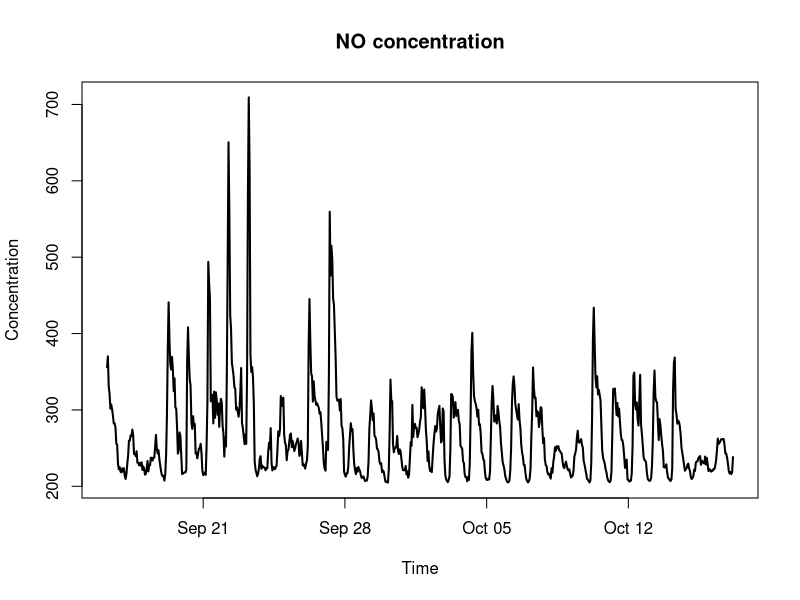
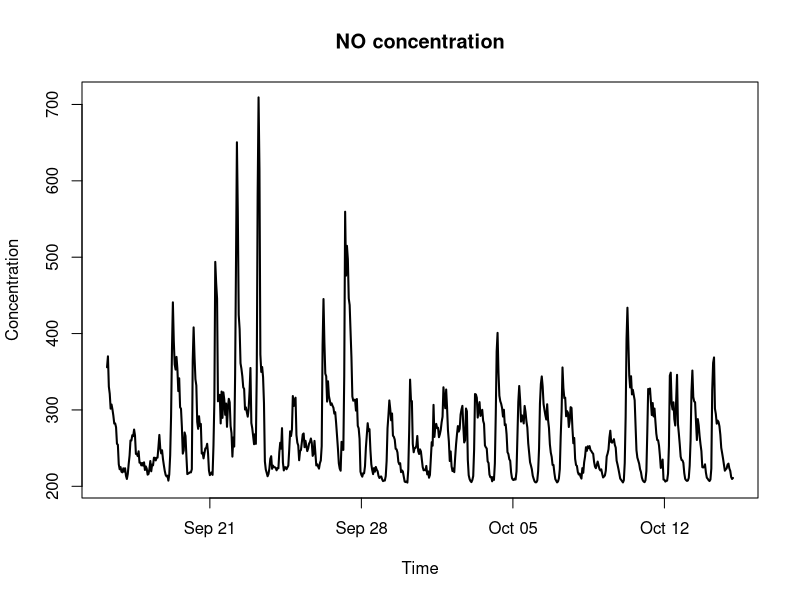
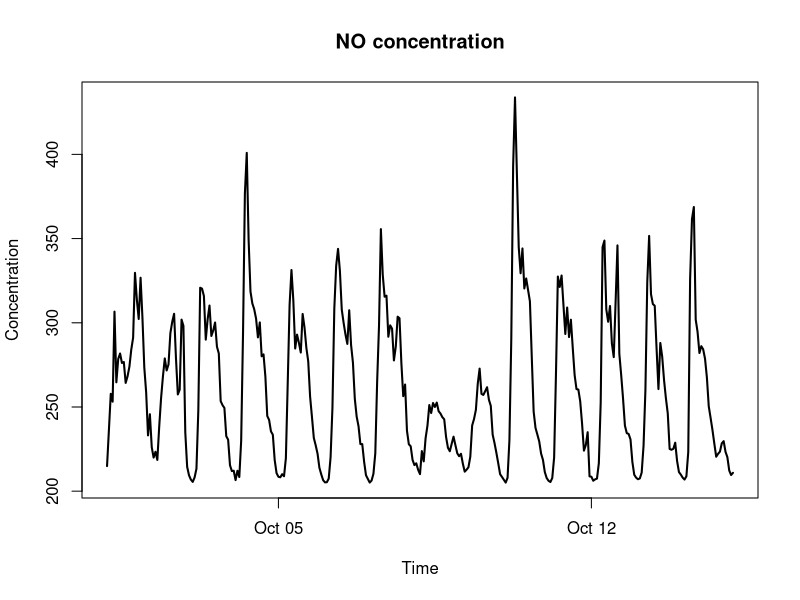
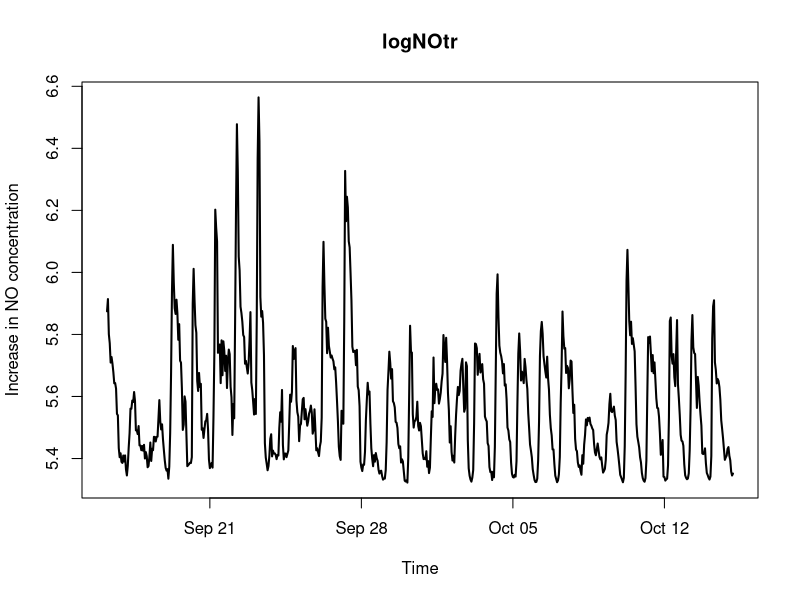
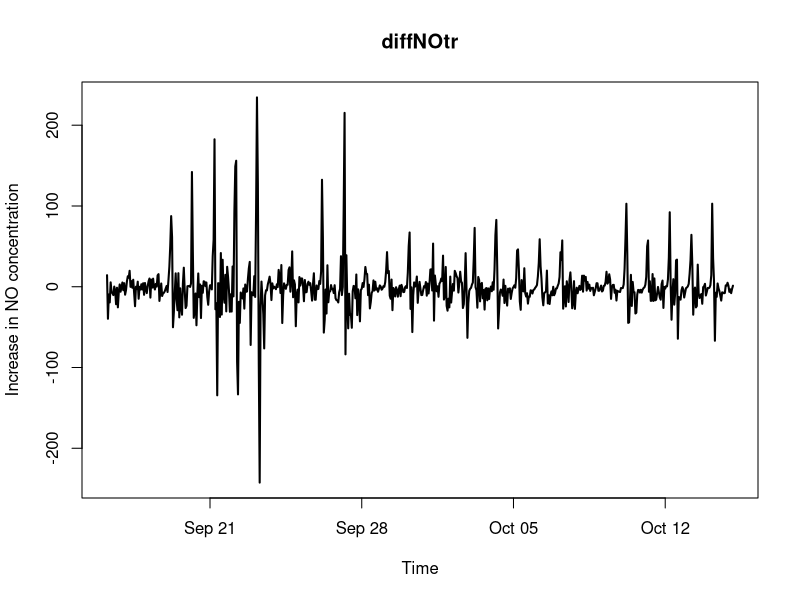
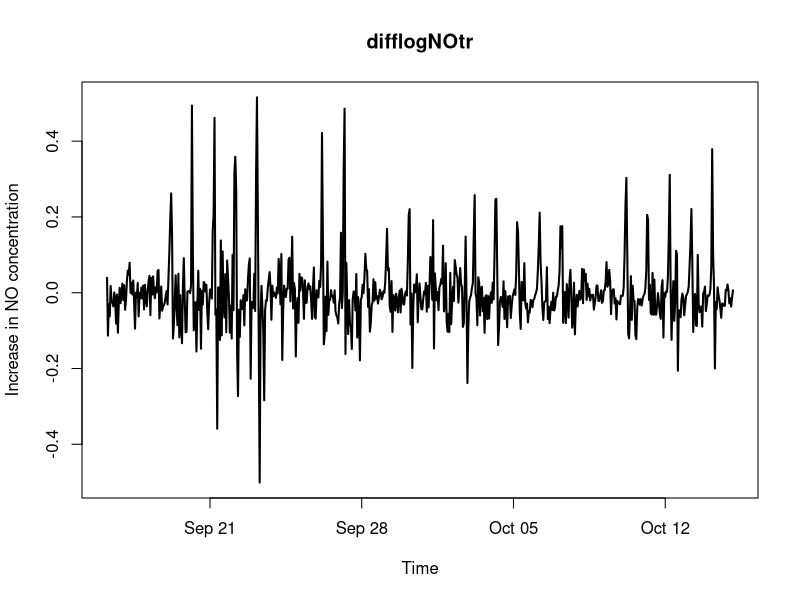
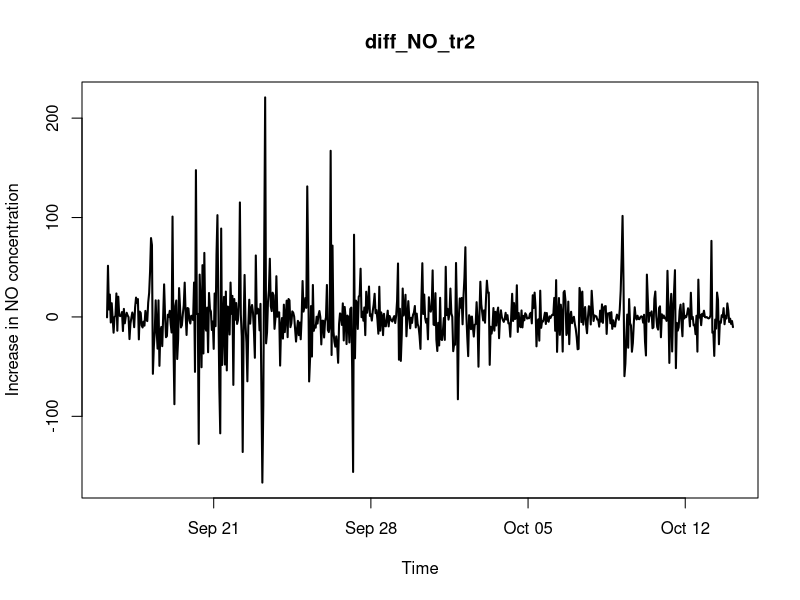
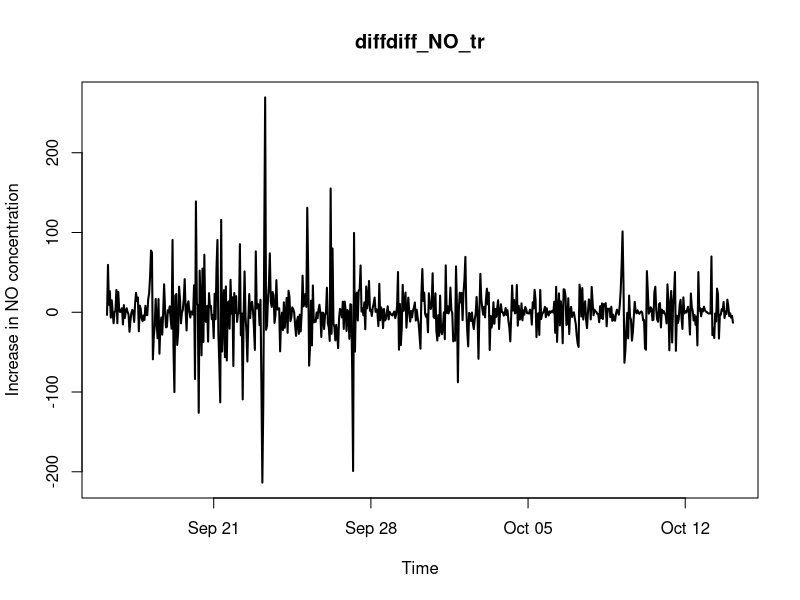

Generate these figures, in order, with R: (Note: this script raises an error after producing the figures.)

plot_timeSeries <- function(X,Y, name, xlabel, ylabel, lwd, gp){
  # gp: If set to 1, then it generates a physical image
  if (gp == 1){
    png(file = name,width=800, height = 600, res=130) 
  }
  # Size and aspect ratio could be width=400,height=350,res=45
  plot(X, Y, 
       type = "l",                     # Draw as a line
       lwd= lwd,                         # Line width
       main= name, # Title of the graph
       xlab=xlabel,            # x label
       ylab=ylabel
       
       )                  # y label
  
  if (gp == 1){
    dev.off()
  }
}

plot_acfpacf <- function(X, name, Nlag, gp){
  # gp: If set to 1, then it generates a physical image
  if (gp == 1){
    png(file = name,width=800, height = 600, res=130) 
  }
  par(mfrow=c(2,1), mar=c(3,3,1,1), mgp=c(2,0.7,0))
  acf(X, lag.max = Nlag )
  pacf(X, lag.max = Nlag )
  
  #title(name); 
        
  if (gp == 1){
    dev.off()
  }
}

plot_SigACFPACF <- function(residuals, Nlag){
  par(mfrow=c(3,1), mar=c(3,3,1,1), mgp=c(2,0.7,0))
  plot(residuals, type="l")
  acf(residuals, lag.max = Nlag)
  pacf(residuals, lag.max = Nlag)
}

################ Question 3-1 ######################
## Loading and preparing the data:
myData = read.csv("./A3_jagt_NOx.csv", sep = ",") # read the csv
date = as.matrix(myData[,1])   # Get the date
hour = as.matrix(myData[,2])   # Get the hour
NO = as.matrix(myData[,3])     # Get the NO concentration 

Nsam = dim(NO)[1]             # Number of samples

# Convert date and hour to timestamp
# casa = as.matrix(strsplit(hour, "-"))[1,]    # Useless
hour <-substr(as.character(hour),2,3)
myTimeStamp <- as.POSIXlt(paste(as.character(date),hour),format="%d-%m %H")

## We reverse the data !!
myTimeStamp = rev(myTimeStamp)
NO = rev(NO)

NO = NO + 200   # Supermean


# Vars for plotting
minNO = min(NO)
maxNO = max(NO)
rangeNO = maxNO - minNO

### Split data into train and test
Ntst = 48
tr_indx = 1:(Nsam - Ntst)  # Indexes for estimating
Ntr = length(tr_indx)
tst_indx = (Ntr + 1):Nsam   # Indexes for estimating
Ntst = length(tst_indx)

# Obtain data
myTimeStamp_tr = myTimeStamp[tr_indx]
myTimeStamp_tst = myTimeStamp[tst_indx]

NO_tr = NO[tr_indx]
NO_tst = NO[tst_indx]

## Do the plotting and saving it into an image
plot_timeSeries(myTimeStamp, NO, "NO concentration", "Time", "Concentration", 2, 0)

Nmaxsam = Ntr # 
plot_timeSeries(myTimeStamp_tr[1:Nmaxsam], NO_tr[1:Nmaxsam], "NO concentration", 
                "Time", "Concentration", 2, 0)
## Do the plotting and saving it into an image
Nmaxsam = 24*7*2
plot_timeSeries(myTimeStamp_tr[(Ntr -Nmaxsam):Ntr], NO_tr[(Ntr -Nmaxsam):Ntr], 
                "NO concentration", "Time", "Concentration", 2, 0)

############## Transformations of the data !##############
diff_NO_tr = diff(NO_tr)
diff_NO_tr2 = diff(NO_tr, lag = 24)
log_NO_tr = log(NO_tr)

# The next two are the same
difflog_NO_tr = diff(log_NO_tr)  # -1 due to the return
normdiff_NO_tr = log( 1 + diff_NO_tr / NO_tr[-Ntr]) # -1 due to the return

## Difference twice!!
diffdiff_NO_tr = diff(diff_NO_tr, lag = 24)

## Get rid of part of the seasonal component !!
n = 24   # Differentiation
diff_NO_tr2 = NO_tr[-1] - 0.9*NO_tr[-Ntr]
Ntr_aux = Ntr - 1
diff_NO_tr2 = diff_NO_tr[(n+1):(Ntr_aux)] - 0.8*diff_NO_tr[1:(Ntr_aux-n)]

##############################################
######  PLOTTING
par(mfrow=c(1,1))

plot_timeSeries(myTimeStamp_tr, log_NO_tr, "logNOtr", "Time", 
                "Increase in NO concentration",2,0)

plot_timeSeries(myTimeStamp_tr[-Ntr], diff_NO_tr, "diffNOtr", "Time", 
                "Increase in NO concentration",2,0)

plot_timeSeries(myTimeStamp_tr[-Ntr], difflog_NO_tr, "difflogNOtr", "Time", 
                "Increase in NO concentration",2,0)
plot_timeSeries(myTimeStamp_tr[1:(Ntr-25)], diff_NO_tr2, "diff_NO_tr2", "Time", 
                "Increase in NO concentration",2,0)

plot_timeSeries(myTimeStamp_tr[1:(Ntr-25)], diffdiff_NO_tr, "diffdiff_NO_tr", 
                "Time", "Increase in NO concentration",2,0)
plot_timeSeries(myTimeStamp_tr[1:(Ntr-25)], diff_NO_tr2, "diff_NO_tr2", 
                "Time", "Increase in NO concentration",2,0)

#######################################
###### CHECK STATIONARITY
library(tseries)
adf.test(NO_tr, alternative = "stationary",k = 24)
adf.test(diff_NO_tr, alternative = "stationary",k = 24)
adf.test(log_NO_tr, alternative = "stationary",k = 24)
# Since the p-value is less than 0.01, and being the alrernatyive hyp 
# that the signal is stationary. The p-value, the probability of observing
# data more extreme that ours given the null-hypotesis 
# (opposite to alternative hypotesis)
# Since the probability of observing data that is more extreme is very low,
# Then the null hypotesis is rejected, because the data obtained is very unlikely
# under the null hypotesis.

## RANGE-MEAN


par(mfrow=c(2,2), mgp=c(2,0.7,0))
LenS = 12
Ranges = c()
Means = c()

lens = c(4,12,18,24)
for( LenS in lens){
  for (i in 1:(Ntr - LenS)){
    window = NO_tr[i:(i+LenS)]
    range = max(window) - min(window)
    mean = mean(window)
    Ranges = c(Ranges, range)
    Means = c(Means, mean)
  }
  plot(Means,
       Ranges, 
       lwd= lwd,                         # Line width
       main= paste("Mean-Range l = ", toString(LenS)), # Title of the graph
       xlab="Mean",            # x label
       ylab="Range")
}

################ Question 2 ######################
# We just use the ACF and PACF functions to calculate the coefficients.

## Original data !!
Nlag = 200
plot_acfpacf(NO_tr,"NOtr_ACFPACF.png",Nlag, 0)
plot_acfpacf(diff(log_NO_tr),"logNOtr_ACFPACF.png",Nlag, 0)
plot_acfpacf(diff_NO_tr,"diff_ACFPACF.png",Nlag, 0)
plot_acfpacf(difflog_NO_tr,"diff_ACFPACF.png",Nlag, 0)
plot_acfpacf(diff_NO_tr2, "diffdiff_ACFPACF.png",Nlag, 0)
plot_acfpacf(diffdiff_NO_tr, "diffdiff_ACFPACF.png",Nlag, 0)

dev.off()
################ Question 3 ######################
# Let us try to fit a model
# Model with ARIMA(2,0,2)(2,0,2) with seasonal component of order 1
# (0,1,1)(0,1,1)

fit1 <- arima(log_NO_tr, order=c(1,0,1), include.mean = FALSE, method="ML", 
              seasonal = list(order = c(1,1,1),period=24))

# require(forecast)
# ARIMAfit <- auto.arima(NO_tr, approximation=FALSE,trace=FALSE)
# Summary(ARIMAfit)

plot(fit1$coef)    # Plot the coefficientes obtained.
residuals = fit1$residuals
coef = fit1$coef
varMatrix_coef = fit1$var.coef

N_coef = length(coef)

# Calculate variance of the coefficients
vars_coef = c(1:N_coef)
for (i in 1:N_coef){
  vars_coef[i] = varMatrix_coef[i,i]
}
sigma_coef = sqrt(vars_coef)
T_value_coef = coef/sigma_coef
degrees_freedom = Ntr - 1 - N_coef
p_values = 2*pt(-abs(T_value_coef),df=degrees_freedom)

## More param
sigma_res = fit1$sigma2
loglik = fit1$loglik

## Error
SS <- sum(residuals^2)/Ntr  # Sum of square errors of the residual model 1

AIC =  Ntr * log(SS) + 2 * N_coef
BIC = Ntr * log(SS) +  N_coef * log(Ntr)

#### PREDICT
prediction = predict(fit1,48)
SSval = sum((prediction$pred - NO_tst)^2)/Ntst

par(mfrow=c(1,1))

#fit1 <- arima(diff_NO_tr, order=c(25,0,1), include.mean = FALSE, method="ML")
#plot(fit1$coef)    # Plot the coefficientes obtained.
#residuals = fit1$residuals
# This is not very good because it also obtaines valus for the inbetween ACF.

## Properties
## we want that collection of plots a lot so let's make a function:

view_residuals = 0
if (view_residuals == 1){
  Nlag2 = 30
  #### Graph1: Signal + ACF + PACF
  plot_SigACFPACF(residuals, Nlag)
  tsdiag(fit1, gof.lag = Nlag2)  # You plot the residuals and their ACF and JunlgeBox
  #  Ljung-Box Q null hypothesis is that there is no autocorrelation in the errors
  #where  \chi _{1-\alpha ,h}^{2}} \chi_{1-\alpha,h}^2 is the α-quantile of the chi-squared 
  # distribution with h degrees of freedom
  #### Graph2: Histogram and sample quantiles
  par(mfrow=c(1,2))
  
  # Histogram and draw gaussian
  hist(residuals,probability=T,col='blue')
  curve(dnorm(x,sd = sqrt(fit1$sigma2)), col=2, lwd=2, add = TRUE)
  # Do the samples quantities
  qqnorm(fit1$residuals)
  qqline(fit1$residuals)
  
  ## Graph 3: Simulate Residuals
  par(mfrow=c(2,1))
  ts.plot(residuals, ylim = c(-80,80))
  ts.plot(ts(rnorm(length(residuals))*sqrt(fit1$sigma2)),
          ylab='Simulated residuals',ylim = c(-80,80))
}

test_residuals = 0
if (test_residuals == 1){
  ### TESTS FOR THE RESIDUAL
  
  ### Binomial test
  # Confidence interval of the number of change of signs.
  n.residuals <- length(residuals)
  (n.residuals-1)/2
  sqrt((n.residuals-1)/4) 
  (n.residuals-1)/2 + 1.96 * sqrt((n.residuals-1)/4) * c(-1,1)
  
  ### Binomial test
  # P-value using binomial distribution that the number of sign changes is 1/2 probable
  (N.sign.changes <- sum( residuals[-1] * residuals[-n.residuals]<0 ))
  bt = binom.test(N.sign.changes, n.residuals-1)
  p_value = bt$p.value
  int_conf = bt$conf.int
  
  ### Check if the sum of squared acf values follow a chi-square distribution.
  acfvals <- acf(residuals, type="correlation", plot=FALSE)$acf[2:24] # Get acf residuals
  test.stat <- sum(acfvals^2) * (length(residuals)-1)
  ## Numerical issue ... next line is better
  1 - pchisq(test.stat, length(acfvals)-length(fit1$coef))
  prob = pchisq(test.stat, length(acfvals)-length(fit1$coef), lower.tail = FALSE) 

   ## Log likelihood of the data
  loglik = fit1$loglik
  # Informaiton creiterias
  res = residuals
  Nres = length(res)
  nparam = length(fit1$coef)  
  
  VarEstimate = sum(res^2)/(Nres - nparam) 
  VarEstimate2 = fit1$sigma2
  
  # Cumulative periodogram. The cumulative value of the frequency components of the signal.
  # If the signal is noise, then it should be a straing line since all the
  # frequency componentes should have the same value.
  

  par(mfrow=c(1,2))
  cpgram(NO_tr)
  cpgram(residuals)
  
}

compare_models = 0
if (compare_models == 1){
  
  # Likelihood ratio test
  prob_chisq = pchisq(-2* ( fit1$loglik - fit2$loglik ), df=1, lower.tail = FALSE)
  
  # F-test for lower order models
  s1 <- sum(residuals^2)  # Sum of square errors of the residual model 1
  s2 <- sum(residuals^2) # Sum of square errors of the residual model 2
  n1 <- 3    # Number of param for model 1
  n2 <- 4    # Number of param for model 2
  
  # Calculate the F-value of the models
  F_value = pf( (s1-s2)/(n2-n1) / (s2/(length(residuals)-n2)), 
                df1 = n2 - n1, df2 = (length(residuals)-n2), lower.tail = FALSE)
}

#### PREDICT

predic_shit = 1
if (predic_shit == 1){
  prediction = predict(fit1,48)
  VarEstimate = sum((prediction$pred - NO_tst)^2)
  
  Nbefore = 80
  
  lwd = 2
  
  plot(myTimeStamp[(Ntr -Nbefore):(Ntr+Ntst)],
       NO[(Ntr -Nbefore):(Ntr+Ntst)], 
       type = "l",                     # Draw as a line
       lwd= lwd,                         # Line width
       main= "NO concentration", # Title of the graph
       xlab="Time",            # x label
       ylab="Concentration",
       ylim = c(-200,300))
  
  lines(myTimeStamp_tst,  prediction$pred, col="blue")
  lines(myTimeStamp_tst,  prediction$pred + 1 * prediction$se, col="blue", lty=2)
  lines(myTimeStamp_tst,  prediction$pred - 1 * prediction$se, col="blue", lty=2)
  
  #legend(myTimeStamp[Ntr],200, legend = c("Actual values","Predicted values"))
  
  prse = c(prediction$se[1], prediction$se[24], prediction$se[48])
  pr = c(prediction$pred[1], prediction$pred[24], prediction$pred[48])
  
}

########################################## LOGGING #####################################
########################################################################################
########################################################################################
########################################################################################
########################################################################################
No = 1000
x = (1:No)/(No/10)
lnx = log(x)
dlnx = diff(lnx)*(No/10)
#dlnx = 1/x[-No]

par(mfrow=c(1,2))

plot(x,
     lnx, 
     type = "l",                     # Draw as a line
     lwd= lwd,                         # Line width
     main= "ln(x)", # Title of the graph
     xlab="x",            # x label
     ylab="Logarithmic transformation",
     xlim = c(0,4))

plot(x[-No],
     dlnx, 
     type = "l",                     # Draw as a line
     lwd= lwd,                         # Line width
     main= "derivative of ln(x)", # Title of the graph
     xlab="x",            # x label
     ylab="dln(x)",
     xlim = c(0,2),
     ylim = c(0,5))



##### IF WE ARE USING LOG OF THE INITIAL ISGNAL ############3

NO_tr_estimation = exp(-(fit1$residuals - log_NO_tr))
residuals = (NO_tr - NO_tr_estimation)
SS <- sum(residuals^2)/Ntr  # Sum of square errors of the residual model 1

plot_SigACFPACF(residuals, Nlag)
tsdiag(fit1, gof.lag = Nlag2)  # You plot the residuals and their ACF and JunlgeBox

par(mfrow=c(1,2))

# Histogram and draw gaussian
hist(residuals,probability=T,col='blue')
curve(dnorm(x,sd = sqrt(fit1$sigma2)), col=2, lwd=2, add = TRUE)
# Do the samples quantities
qqnorm(fit1$residuals)
qqline(fit1$residuals)

par(mfrow=c(2,1))
plot_timeSeries(myTimeStamp_tr, log_NO_tr, "logNOtr", "Time", 
                "Increase in NO concentration",2,0)

plot_timeSeries(myTimeStamp_tr, NO_tr_estimation, "logNOtr", "Time", 
                "Increase in NO concentration",2,0)



############### LOGSHIT ONLY !!!!! ######################
prediction = predict(fit1,48)
NO_tst_pred = exp(prediction$pred)
residuals_tst = (NO_tst - NO_tst_pred)

VarEstimate = sum((NO_tst - NO_tst_pred)^2)/(Ntst)


Nbefore = 80

lwd = 2
par(mfrow=c(1,1))
plot(myTimeStamp[(Ntr -Nbefore):(Ntr+Ntst)],
     NO[(Ntr -Nbefore):(Ntr+Ntst)], 
     type = "l",                     # Draw as a line
     lwd= lwd,                         # Line width
     main= "NO concentration", # Title of the graph
     xlab="Time",            # x label
     ylab="Concentration",
     ylim = c(0,300))

lines(myTimeStamp_tst,  NO_tst_pred, col="blue")
lines(myTimeStamp_tst,  exp((prediction$pred + 1 * prediction$se)), col="blue", lty=2)
lines(myTimeStamp_tst,  exp((prediction$pred - 1 * prediction$se)), col="blue", lty=2)

#legend(myTimeStamp[Ntr],200, legend = c("Actual values","Predicted values"))

prse = c(prediction$se[1], prediction$se[24], prediction$se[48])
pr = c(prediction$pred[1], prediction$pred[24], prediction$pred[48])

       